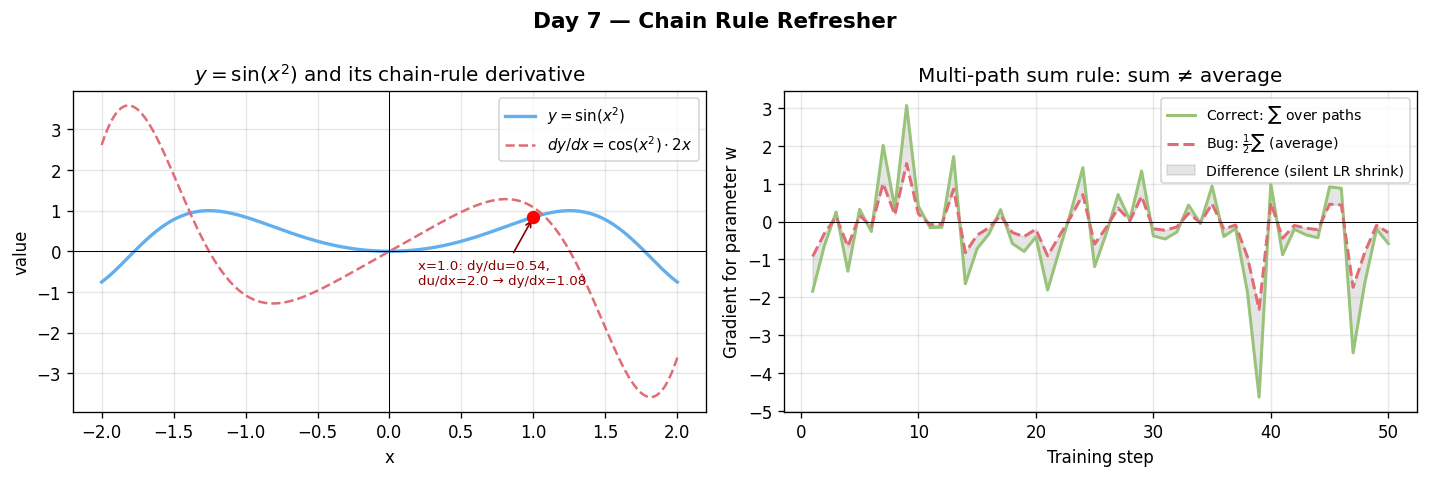

This chart was generated by the following Python code:
import numpy as np
import matplotlib.pyplot as plt

fig, axes = plt.subplots(1, 2, figsize=(12, 4))
fig.suptitle("Day 7 — Chain Rule Refresher", fontsize=13, fontweight="bold")

# Panel 1: visualise y = sin(x²) — composition with annotated local gradients
x_range = np.linspace(-2, 2, 400)
u_range = x_range ** 2
y_range = np.sin(u_range)
du_dx = 2 * x_range
dy_du = np.cos(u_range)
dy_dx = dy_du * du_dx    # chain rule

ax = axes[0]
ax.plot(x_range, y_range, color="#61afef", linewidth=2, label=r"$y = \sin(x^2)$")
ax.plot(x_range, dy_dx,  color="#e06c75", linewidth=1.5, linestyle="--", label=r"$dy/dx = \cos(x^2)\cdot 2x$")
ax.axhline(0, color="k", linewidth=0.6)
ax.axvline(0, color="k", linewidth=0.6)

# annotate one chain-rule point
x0 = 1.0; u0 = x0**2; y0 = np.sin(u0)
dy_du0 = np.cos(u0); du_dx0 = 2*x0; chain0 = dy_du0 * du_dx0
ax.plot(x0, y0, "ro", markersize=7, zorder=5)
ax.annotate(f"x={x0}: dy/du={dy_du0:.2f},\ndu/dx={du_dx0:.1f} → dy/dx={chain0:.2f}",
            xy=(x0, y0), xytext=(0.2, -0.8),
            arrowprops=dict(arrowstyle="->", color="darkred"), fontsize=8, color="darkred")
ax.set_xlabel("x"); ax.set_ylabel("value")
ax.set_title(r"$y = \sin(x^2)$ and its chain-rule derivative")
ax.legend(fontsize=9); ax.grid(True, alpha=0.3)

# Panel 2: multi-path sum rule — parameter w feeds two outputs u1=w*a and u2=w*b
# total dL/dw = (dL/du1)*a + (dL/du2)*b
# sweep a and show how summing vs averaging changes the result
np.random.seed(7)
steps = np.arange(1, 51)
a_vals = np.random.randn(50) + 1.0    # upstream gradient via path 1
b_vals = np.random.randn(50) + 0.5    # upstream gradient via path 2

dl_du1 = np.random.randn(50) * 0.8
dl_du2 = np.random.randn(50) * 0.6

true_grad  = dl_du1 * a_vals + dl_du2 * b_vals   # correct: sum
wrong_grad = (dl_du1 * a_vals + dl_du2 * b_vals) / 2   # wrong: average

ax2 = axes[1]
ax2.plot(steps, true_grad,  color="#98c379", linewidth=1.8, label=r"Correct: $\sum$ over paths")
ax2.plot(steps, wrong_grad, color="#e06c75", linewidth=1.8, linestyle="--", label=r"Bug: $\frac{1}{2}\sum$ (average)")
ax2.axhline(0, color="k", linewidth=0.6)
ax2.fill_between(steps, true_grad, wrong_grad, alpha=0.2, color="grey", label="Difference (silent LR shrink)")
ax2.set_xlabel("Training step")
ax2.set_ylabel("Gradient for parameter w")
ax2.set_title("Multi-path sum rule: sum ≠ average")
ax2.legend(fontsize=8.5); ax2.grid(True, alpha=0.3)

plt.tight_layout()
plt.savefig("graph_DAY_7.png", dpi=120, bbox_inches="tight")
print("graph_DAY_7.png saved")
